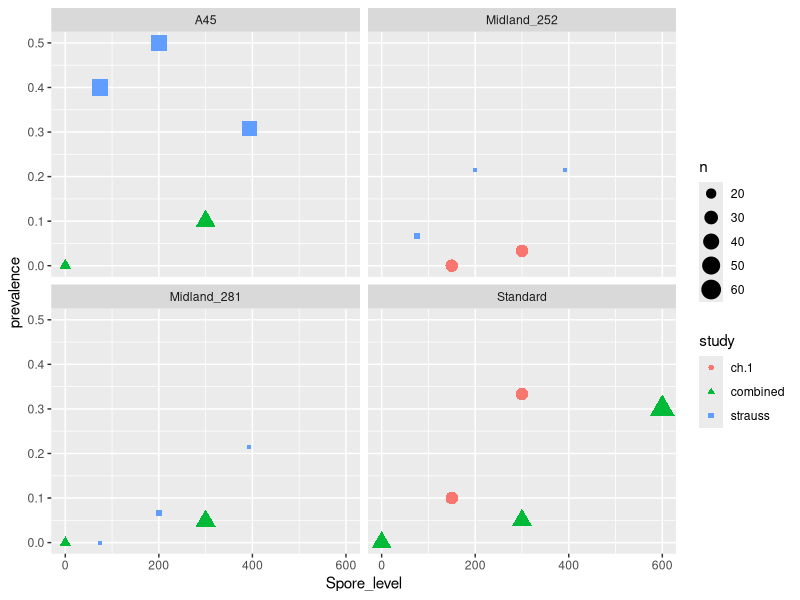

The R script that drew this image:
## ---- chunk 1
knitr::opts_chunk$set(echo = TRUE)
library(tidyverse)
## ---- chunk 2
strauss <- read_csv("data/StraussProcB2019.csv")
# summary(strauss)
## ---- chunk 3
strauss_infection_summary <-
  strauss %>%
  group_by(clone, P0) %>%
  filter(P0 > 0) %>%
  filter(clone %in% c("A45", "Mid.252", "Mid.281")) %>%
  summarise(infected = sum(infected, na.rm = TRUE),
            n = n(),
            prevalence = infected/n) %>%
  mutate(clone = ifelse(clone == "Mid.252", "Midland_252", clone),
         clone = ifelse(clone == "Mid.281", "Midland_281", clone)) %>%
  select("Genotype" = clone, "Spore_level" = P0, infected, n, prevalence) %>%
  add_column(study = "strauss")

strauss_infection_summary%>%
  knitr::kable(digits = 2)
## ---- chunk 4
# load alaina's data from chapter 1 and other experiments
library(readxl)
alaina_ch1 <- read_xlsx(path = "data/AJ1_051019.xlsx",
          sheet = "Life_table")

# weird values
# "Infected" == infected, "Exposed" == exposed but uninfected
alaina_ch1 %>%
  pull(`Control/Infected/Exposed`) %>%
  unique()

# summarise infection outcome by genotype and exposure level
alaina_ch1_summary <- alaina_ch1 %>%
  group_by(Genotype, Spore_level) %>%
  filter(Spore_level > 0) %>%
  mutate(infected = case_when((`Control/Infected/Exposed` == "Infected") ~ 1,
                              (`Control/Infected/Exposed` %in% c("Uninfected", "Exposed", "uninfected")) ~ 0)) %>%
  summarise(infected = sum(infected, na.rm = TRUE),
            n = n(),
            prevalence = infected/n) %>%
    filter(Genotype %in% c("Mid 252", "Standard")) %>%
  mutate(Genotype = ifelse(Genotype == "Mid 252", "Midland_252", Genotype)) %>%
  add_column(study = "ch.1")

# print summary table of infection outcomes
alaina_ch1_summary %>%
  knitr::kable(digits = 2)
## ---- chunk 5
combined_300_600 <- read_xlsx("data/combined_300_600.xlsx")

# no weird values in infected column
combined_300_600 %>%
  pull(`Infected?`) %>%
  unique()

# summarise infection by genotype and exposure level
combined_300_600_summary <- 
  combined_300_600 %>%
  group_by(Genotype, Spores) %>%
  filter(`Time treatment` == "rest",
         Genotype %in% c("A45","Midland_281", "Standard")) %>%
  summarise(infected = sum(`Infected?`, na.rm = TRUE),
            n = n(),
            prevalence = infected / n) %>%
  add_column(study = "combined") %>%
  rename("Spore_level" = Spores)
  

combined_300_600_summary %>%
  knitr::kable(digits = 2)
## ---- chunk 6
all_summary <- bind_rows(strauss_infection_summary, alaina_ch1_summary, combined_300_600_summary)

all_summary %>%
  arrange(Genotype) %>%
  knitr::kable(digits = 2)
## ---- chunk 7
all_summary %>%
  ggplot() +
  geom_point(aes(x = Spore_level, y = prevalence, col = study, shape = study, size = n)) +
  facet_wrap(~Genotype)
